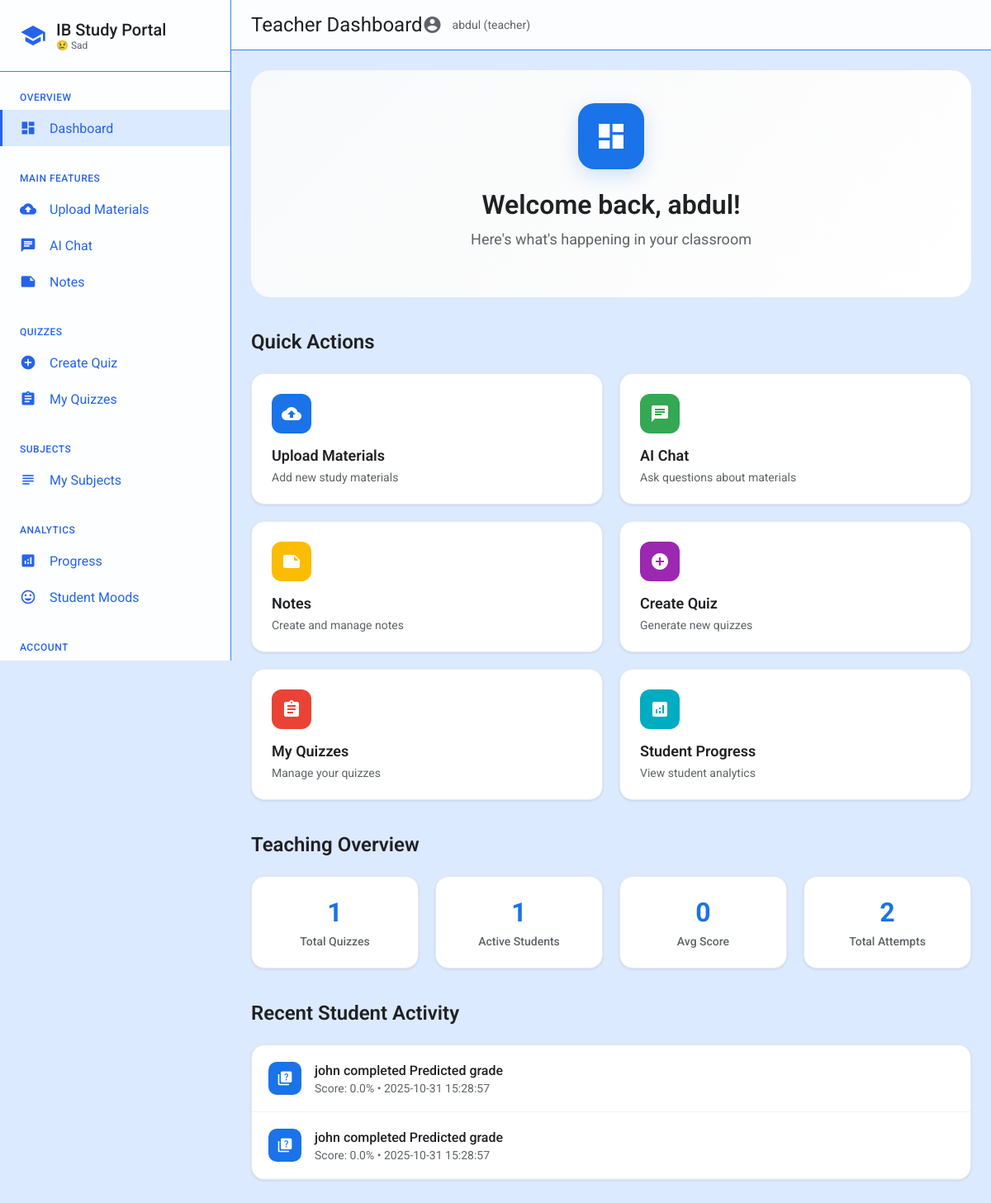
Screenshot of /teacher_dashboard (signed in) with the database file from the repository.
### tables this page shows
CREATE TABLE users (id INTEGER PRIMARY KEY AUTOINCREMENT,username TEXT UNIQUE NOT NULL,password_hash TEXT NOT NULL,role TEXT NOT NULL DEFAULT 'student', face_image TEXT);

CREATE TABLE quiz_results (id INTEGER PRIMARY KEY AUTOINCREMENT,user_id INTEGER,quiz_id INTEGER,score REAL NOT NULL,answers TEXT NOT NULL,time TIMESTAMP DEFAULT CURRENT_TIMESTAMP,FOREIGN KEY (user_id) REFERENCES users (id),FOREIGN KEY (quiz_id) REFERENCES quizzes (id));

CREATE TABLE quizzes (id INTEGER PRIMARY KEY AUTOINCREMENT,title TEXT NOT NULL,subject_id INTEGER,teacher_id INTEGER,questions TEXT NOT NULL,created_at TIMESTAMP DEFAULT CURRENT_TIMESTAMP, difficulty TEXT DEFAULT "medium",FOREIGN KEY (subject_id) REFERENCES subjects (id),FOREIGN KEY (teacher_id) REFERENCES users (id));

### auth.py (the view)
	def wrapper(*args,**kwargs):
		if 'user_id' not in session:
			flash('Login required','error')
			return redirect(url_for('login'))
		user_role=session.get('role')
		if user_role not in ['admin','teacher']:
			flash('Only teachers and admin can access this','error')
			if user_role=='student':
				return redirect(url_for('student_quizzes'))
			return redirect(url_for('login'))
		return f(*args,**kwargs)

### templates/teacher_dashboard.html (shortened to what this page needs)
{% extends "base.html" %}
{% block page_title %}Teacher Dashboard{% endblock %}
{% block content %}
<div style="padding: 40px 0 60px 0; text-align: center; background: linear-gradient(135deg, #f8f9fa 0%, #ffffff 100%); border-radius: 24px; margin-bottom: 40px;">
    <div style="width: 80px; height: 80px; background: #1a73e8; border-radius: 20px; display: flex; align-items: center; justify-content: center; margin: 0 auto 24px; box-shadow: 0 8px 24px rgba(26, 115, 232, 0.2);">
        <span class="material-icons" style="font-size: 40px; color: white;">dashboard</span>
    </div>
    <h1 style="margin: 0 0 12px 0; font-size: 32px; font-weight: 600; color: #202124;">Welcome back, {{ user.username }}!</h1>
    <p style="margin: 0; color: #5f6368; font-size: 18px; font-weight: 400;">Here's what's happening in your classroom</p>
</div>
<div style="margin-bottom: 40px;">
    <h2 style="margin: 0 0 24px 0; font-size: 24px; font-weight: 600; color: #202124;">Quick Actions</h2>
    <div style="display: grid; grid-template-columns: repeat(auto-fit, minmax(280px, 1fr)); gap: 20px;">
        <div onclick="window.location.href='{{ url_for('upload') }}'" style="background: white; padding: 24px; border-radius: 16px; border: 1px solid #e8eaed; cursor: pointer; transition: all 0.2s ease; box-shadow: 0 1px 3px rgba(0,0,0,0.1);" onmouseover="this.style.transform='translateY(-2px)'; this.style.boxShadow='0 4px 12px rgba(0,0,0,0.15)';" onmouseout="this.style.transform='translateY(0)'; this.style.boxShadow='0 1px 3px rgba(0,0,0,0.1)';">
            <div style="width: 48px; height: 48px; background: #1a73e8; border-radius: 12px; display: flex; align-items: center; justify-content: center; margin-bottom: 16px;">
                <span class="material-icons" style="font-size: 24px; color: white;">cloud_upload</span>
            </div>
            <h3 style="margin: 0 0 8px 0; font-size: 18px; font-weight: 600; color: #202124;">Upload Materials</h3>
            <p style="margin: 0; color: #5f6368; font-size: 14px;">Add new study materials</p>
        </div>
        <div onclick="window.location.href='{{ url_for('chat') }}'" style="background: white; padding: 24px; border-radius: 16px; border: 1px solid #e8eaed; cursor: pointer; transition: all 0.2s ease; box-shadow: 0 1px 3px rgba(0,0,0,0.1);" onmouseover="this.style.transform='translateY(-2px)'; this.style.boxShadow='0 4px 12px rgba(0,0,0,0.15)';" onmouseout="this.style.transform='translateY(0)'; this.style.boxShadow='0 1px 3px rgba(0,0,0,0.1)';">
            <div style="width: 48px; height: 48px; background: #34a853; border-radius: 12px; display: flex; align-items: center; justify-content: center; margin-bottom: 16px;">
                <span class="material-icons" style="font-size: 24px; color: white;">chat</span>
            </div>
            <h3 style="margin: 0 0 8px 0; font-size: 18px; font-weight: 600; color: #202124;">AI Chat</h3>
            <p style="margin: 0; color: #5f6368; font-size: 14px;">Ask questions about materials</p>
        </div>
        <div onclick="window.location.href='{{ url_for('notes') }}'" style="background: white; padding: 24px; border-radius: 16px; border: 1px solid #e8eaed; cursor: pointer; transition: all 0.2s ease; box-shadow: 0 1px 3px rgba(0,0,0,0.1);" onmouseover="this.style.transform='translateY(-2px)'; this.style.boxShadow='0 4px 12px rgba(0,0,0,0.15)';" onmouseout="this.style.transform='translateY(0)'; this.style.boxShadow='0 1px 3px rgba(0,0,0,0.1)';">
            <div style="width: 48px; height: 48px; background: #fbbc04; border-radius: 12px; display: flex; align-items: center; justify-content: center; margin-bottom: 16px;">
                <span class="material-icons" style="font-size: 24px; color: white;">note</span>
            </div>
            <h3 style="margin: 0 0 8px 0; font-size: 18px; font-weight: 600; color: #202124;">Notes</h3>
            <p style="margin: 0; color: #5f6368; font-size: 14px;">Create and manage notes</p>
        </div>
        <div onclick="window.location.href='{{ url_for('create_quiz_route') }}'" style="background: white; padding: 24px; border-radius: 16px; border: 1px solid #e8eaed; cursor: pointer; transition: all 0.2s ease; box-shadow: 0 1px 3px rgba(0,0,0,0.1);" onmouseover="this.style.transform='translateY(-2px)'; this.style.boxShadow='0 4px 12px rgba(0,0,0,0.15)';" onmouseout="this.style.transform='translateY(0)'; this.style.boxShadow='0 1px 3px rgba(0,0,0,0.1)';">
            <div style="width: 48px; height: 48px; background: #9c27b0; border-radius: 12px; display: flex; align-items: center; justify-content: center; margin-bottom: 16px;">
                <span class="material-icons" style="font-size: 24px; color: white;">add_circle</span>
            </div>
            <h3 style="margin: 0 0 8px 0; font-size: 18px; font-weight: 600; color: #202124;">Create Quiz</h3>
            <p style="margin: 0; color: #5f6368; font-size: 14px;">Generate new quizzes</p>
        </div>
        <div onclick="window.location.href='{{ url_for('my_quizzes') }}'" style="background: white; padding: 24px; border-radius: 16px; border: 1px solid #e8eaed; cursor: pointer; transition: all 0.2s ease; box-shadow: 0 1px 3px rgba(0,0,0,0.1);" onmouseover="this.style.transform='translateY(-2px)'; this.style.boxShadow='0 4px 12px rgba(0,0,0,0.15)';" onmouseout="this.style.transform='translateY(0)'; this.style.boxShadow='0 1px 3px rgba(0,0,0,0.1)';">
            <div style="width: 48px; height: 48px; background: #ea4335; border-radius: 12px; display: flex; align-items: center; justify-content: center; margin-bottom: 16px;">
                <span class="material-icons" style="font-size: 24px; color: white;">assignment</span>
            </div>
            <h3 style="margin: 0 0 8px 0; font-size: 18px; font-weight: 600; color: #202124;">My Quizzes</h3>
            <p style="margin: 0; color: #5f6368; font-size: 14px;">Manage your quizzes</p>
        </div>
        <div onclick="window.location.href='{{ url_for('progress') }}'" style="background: white; padding: 24px; border-radius: 16px; border: 1px solid #e8eaed; cursor: pointer; transition: all 0.2s ease; box-shadow: 0 1px 3px rgba(0,0,0,0.1);" onmouseover="this.style.transform='translateY(-2px)'; this.style.boxShadow='0 4px 12px rgba(0,0,0,0.15)';" onmouseout="this.style.transform='translateY(0)'; this.style.boxShadow='0 1px 3px rgba(0,0,0,0.1)';">
            <div style="width: 48px; height: 48px; background: #00acc1; border-radius: 12px; display: flex; align-items: center; justify-content: center; margin-bottom: 16px;">
                <span class="material-icons" style="font-size: 24px; color: white;">analytics</span>
            </div>
            <h3 style="margin: 0 0 8px 0; font-size: 18px; font-weight: 600; color: #202124;">Student Progress</h3>
            <p style="margin: 0; color: #5f6368; font-size: 14px;">View student analytics</p>
        </div>
    </div>
</div>
<div style="margin-bottom: 40px;">
    <h2 style="margin: 0 0 24px 0; font-size: 24px; font-weight: 600; color: #202124;">Teaching Overview</h2>
    <div style="display: grid; grid-template-columns: repeat(auto-fit, minmax(200px, 1fr)); gap: 20px;">
        {% for stat_name, stat_value in stats.items() %}
        <div style="background: white; padding: 24px; border-radius: 16px; border: 1px solid #e8eaed; text-align: center; box-shadow: 0 1px 3px rgba(0,0,0,0.1);">
            <div style="font-size: 32px; font-weight: 700; color: #1a73e8; margin-bottom: 8px;">{{ stat_value }}</div>
            <div style="color: #5f6368; font-size: 14px; font-weight: 500; text-transform: capitalize;">{{ stat_name.replace('_', ' ') }}</div>
        </div>
        {% endfor %}
    </div>
</div>
<div style="margin-bottom: 40px;">
    <h2 style="margin: 0 0 24px 0; font-size: 24px; font-weight: 600; color: #202124;">Recent Student Activity</h2>
    {% if recent_activities %}
    <div style="background: white; border-radius: 16px; border: 1px solid #e8eaed; overflow: hidden; box-shadow: 0 1px 3px rgba(0,0,0,0.1);">
        {% for activity in recent_activities[:10] %}
        <div style="padding: 20px; border-bottom: 1px solid #f1f3f4; display: flex; align-items: center; gap: 16px;">
            <div style="width: 40px; height: 40px; background: #1a73e8; border-radius: 10px; display: flex; align-items: center; justify-content: center;">
                <span class="material-icons" style="font-size: 20px; color: white;">quiz</span>
            </div>
            <div style="flex: 1;">
                <div style="font-size: 16px; font-weight: 500; color: #202124; margin-bottom: 4px;">{{ activity.username }} completed {{ activity.quiz_title }}</div>
                <div style="font-size: 14px; color: #5f6368;">Score: {{ activity.score }}% • {{ activity.time }}</div>
            </div>
        </div>
        {% endfor %}
    </div>
    {% endif %}
</div>
{% endblock %}

### templates/base.html (shortened to what this page needs)
<!DOCTYPE html>
<html lang="en">
<head>
</head>
<body>
    <div class="app-layout">
        <nav class="sidebar" id="sidebar">
            <div class="sidebar-header">
                <span class="material-icons" style="color: {% if mood_theme %}{{ mood_theme.primary }}{% else %}#1a73e8{% endif %}; font-size: 32px; transition: color 0.5s ease;">school</span>
                <div>
                    <h1 style="margin: 0; font-size: 20px; font-weight: 500; color: #202124;">IB Study Portal</h1>
                    <p style="margin: 0; font-size: 12px; color: #5f6368;">
                        {% if user_mood %}{{ user_mood|emoji }} {{ user_mood|title }}{% else %}Educational Platform{% endif %}
                    </p>
                </div>
            </div>
            <div class="sidebar-nav">
                {% if session.user_id %}
                    {% if session.role == 'admin' %}
                    <div class="nav-section">
                        <div class="nav-section-title">Overview</div>
                        <a href="{{ url_for('admin_dashboard') }}" class="nav-item">
                            <span class="material-icons nav-item-icon">dashboard</span>
                            Dashboard
                        </a>
                    </div>
                    {% elif session.role == 'teacher' %}
                    <div class="nav-section">
                        <div class="nav-section-title">Overview</div>
                        <a href="{{ url_for('teacher_dashboard') }}" class="nav-item">
                            <span class="material-icons nav-item-icon">dashboard</span>
                            Dashboard
                        </a>
                    </div>
                    {% endif %}
                    {% if session.role != 'admin' %}
                    <div class="nav-section">
                        <div class="nav-section-title">Main Features</div>
                        {% if session.role == 'teacher' %}
                        <a href="{{ url_for('upload') }}" class="nav-item">
                            <span class="material-icons nav-item-icon">cloud_upload</span>
                            Upload Materials
                        </a>
                        {% endif %}
                        <a href="{{ url_for('chat') }}" class="nav-item">
                            <span class="material-icons nav-item-icon">chat</span>
                            AI Chat
                        </a>
                        <a href="{{ url_for('notes') }}" class="nav-item">
                            <span class="material-icons nav-item-icon">note</span>
                            Notes
                        </a>
                    </div>
                    {% endif %}
                    <div class="nav-section">
                        <div class="nav-section-title">Quizzes</div>
                        {% if session.role == 'student' %}
                        <a href="{{ url_for('student_quizzes') }}" class="nav-item">
                            <span class="material-icons nav-item-icon">quiz</span>
                            My Quizzes
                        </a>
                        {% elif session.role == 'teacher' %}
                        <a href="{{ url_for('create_quiz_route') }}" class="nav-item">
                            <span class="material-icons nav-item-icon">add_circle</span>
                            Create Quiz
                        </a>
                        <a href="{{ url_for('my_quizzes') }}" class="nav-item">
                            <span class="material-icons nav-item-icon">assignment</span>
                            My Quizzes
                        </a>
                        {% endif %}
                    </div>
                    {% if session.role in ['student', 'teacher'] %}
                    <div class="nav-section">
                        <div class="nav-section-title">Subjects</div>
                        <a href="{{ url_for('subjects') }}" class="nav-item">
                            <span class="material-icons nav-item-icon">subject</span>
                            My Subjects
                        </a>
                    </div>
                    {% endif %}
                    {% if session.role in ['admin', 'teacher'] %}
                    <div class="nav-section">
                        <div class="nav-section-title">{% if session.role == 'admin' %}Management{% else %}Analytics{% endif %}</div>
                        {% if session.role == 'teacher' %}
                        <a href="{{ url_for('progress') }}" class="nav-item">
                            <span class="material-icons nav-item-icon">analytics</span>
                            Progress
                        </a>
                        <a href="{{ url_for('teacher_mood_tracking') }}" class="nav-item">
                            <span class="material-icons nav-item-icon">mood</span>
                            Student Moods
                        </a>
                        {% endif %}
                    </div>
                    {% endif %}
                    <div class="nav-section">
                        <div class="nav-section-title">Account</div>
                        <a href="{{ url_for('mood_map') }}" class="nav-item">
                        </a>
                    </div>
                {% endif %}
            </div>
        </nav>
        <main class="main-content">
            <div class="content-header">
                <div style="display: flex; align-items: center; gap: 16px;">
                    <h2 style="margin: 0; font-size: 24px; font-weight: 400; color: #202124;">{% block page_title %}{% endblock %}</h2>
                </div>
                {% if session.user_id %}
                <div style="display: flex; align-items: center; gap: 12px;">
                    <span class="material-icons" style="color: #5f6368;">account_circle</span>
                    <span style="color: #5f6368; font-size: 14px;">{{ session.username }} ({{ session.role }})</span>
                </div>
                {% endif %}
            </div>
            <div class="content-body">
                {% block content %}{% endblock %}
            </div>
        </main>
    </div>
</body>
</html>

### rows the page displays
users: username "abdul", role "teacher"
quiz_results: username "john", quiz_title "Predicted grade", score "0.0", time "2025-10-31 15:28:57"

### other values shown
{{ user_mood|emoji }} "😢"
{{ user_mood|title }} "Sad"
{{ stat_value }} "1" "1" "0" "2"
{{ stat_name.replace('_', ' ') }} "Total Quizzes" "Active Students" "Avg Score" "Total Attempts"
